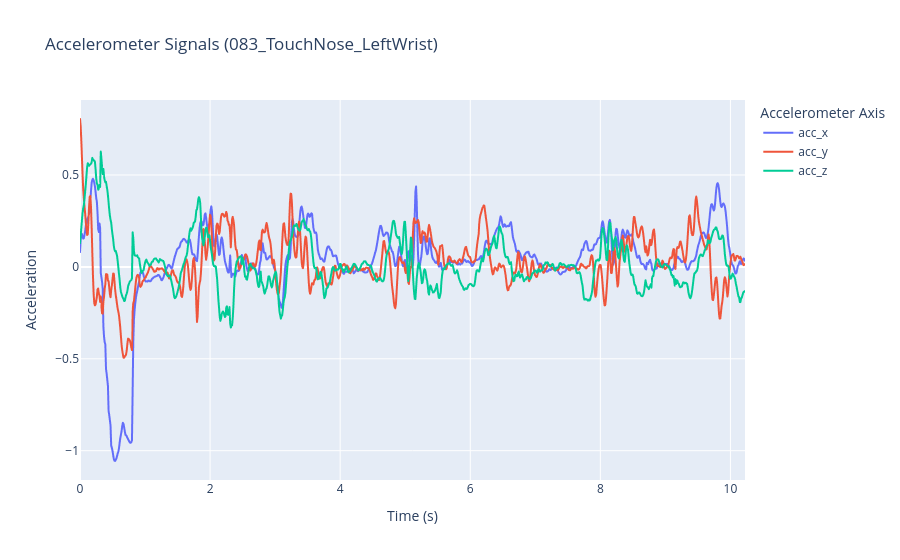

Notebook source saved alongside this figure:
### Markdown cell above
### 6.2 Accelerometer Signal Visualization

The smartwatch accelerometer measures linear acceleration along three orthogonal axes (X, Y, and Z). Visualizing these signals provides an initial understanding of the wrist motion performed during the selected task and allows a qualitative assessment of signal continuity, amplitude, and variability before preprocessing.

### Code cell
fig = px.line(
    signal,
    x="time",
    y=["acc_x", "acc_y", "acc_z"],
    title=f"Accelerometer Signals ({example_file.stem})",
    labels={
        "time": "Time (s)",
        "value": "Acceleration",
        "variable": "Axis"
    }
)

fig.update_layout(
    legend_title="Accelerometer Axis"
)

fig.show()

### Figure 1 — Plotly figure (JSON) as saved in the notebook; plotly's stock layout.template omitted (floating-point values rounded to 4 significant figures; data arrays with more than 128 entries replaced by an {"elided": "..."} marker saying what was removed)
{"data": [{"hovertemplate": "Axis=acc_x<br>Time (s)=%{x}<br>Acceleration=%{y}<extra></extra>", "legendgroup": "acc_x", "line": {"color": "#636efa", "dash": "solid"}, "marker": {"symbol": "circle"}, "mode": "lines", "name": "acc_x", "showlegend": true, "type": "scattergl", "x": {"elided": "1024 float values"}, "xaxis": "x", "y": {"elided": "1024 float values"}, "yaxis": "y"}, {"hovertemplate": "Axis=acc_y<br>Time (s)=%{x}<br>Acceleration=%{y}<extra></extra>", "legendgroup": "acc_y", "line": {"color": "#EF553B", "dash": "solid"}, "marker": {"symbol": "circle"}, "mode": "lines", "name": "acc_y", "showlegend": true, "type": "scattergl", "x": {"elided": "1024 float values"}, "xaxis": "x", "y": {"elided": "1024 float values"}, "yaxis": "y"}, {"hovertemplate": "Axis=acc_z<br>Time (s)=%{x}<br>Acceleration=%{y}<extra></extra>", "legendgroup": "acc_z", "line": {"color": "#00cc96", "dash": "solid"}, "marker": {"symbol": "circle"}, "mode": "lines", "name": "acc_z", "showlegend": true, "type": "scattergl", "x": {"elided": "1024 float values"}, "xaxis": "x", "y": {"elided": "1024 float values"}, "yaxis": "y"}], "layout": {"legend": {"title": {"text": "Accelerometer Axis"}, "tracegroupgap": 0}, "title": {"text": "Accelerometer Signals (083_TouchNose_LeftWrist)"}, "xaxis": {"anchor": "y", "domain": [0, 1], "title": {"text": "Time (s)"}}, "yaxis": {"anchor": "x", "domain": [0, 1], "title": {"text": "Acceleration"}}}}
